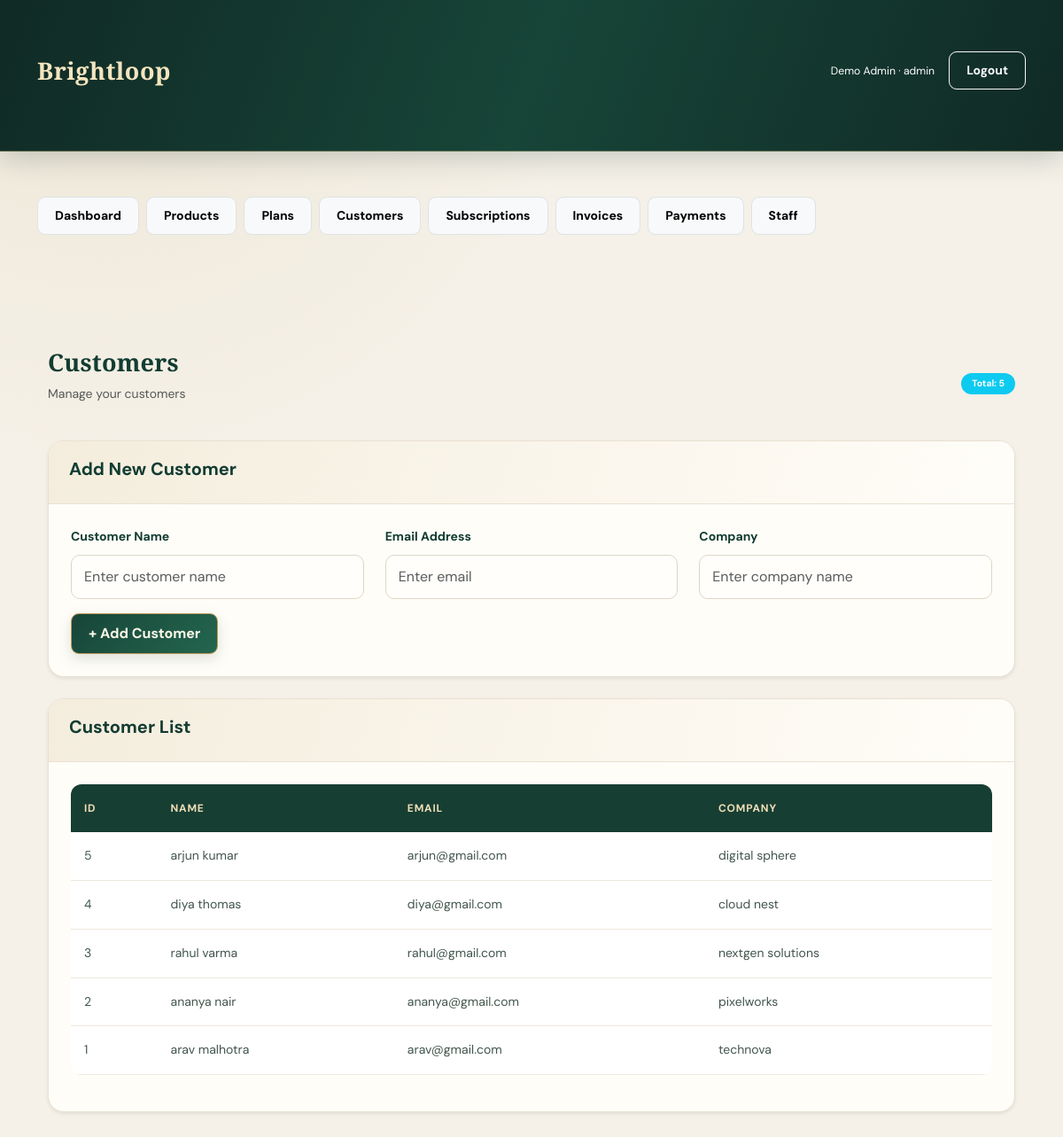
The app's page /customers (signed in) with its own data.
### backend/app.py (models this page shows)
class User(UserMixin, db.Model):
    id = db.Column(db.Integer, primary_key=True)
    name = db.Column(db.String(100), nullable=False)
    email = db.Column(db.String(150), unique=True, nullable=False)
    password = db.Column(db.String(255), nullable=False)
    role = db.Column(db.String(20), default="customer")

class Customer(db.Model):
    id = db.Column(db.Integer, primary_key=True)
    name = db.Column(db.String(120), nullable=False)
    email = db.Column(db.String(150), nullable=False)
    company = db.Column(db.String(120))

### backend/app.py (the view, shortened to what this page needs)
@app.route("/customers", methods=["GET", "POST"])
@roles_required("admin", "staff")
def customers():
    return render_template(
        "customers.html",
        customers=Customer.query.order_by(
            Customer.id.desc()
        ).all()
    )

### backend/app.py (called while the page is built)
@login_manager.user_loader
def load_user(user_id):
    return db.session.get(User, int(user_id))

def roles_required(*roles):
    def decorator(fn):
        @wraps(fn)
        @login_required
        def wrapped(*args, **kwargs):
            if current_user.role not in roles:
                abort(403)
            return fn(*args, **kwargs)
        return wrapped
    return decorator

### frontend/templates/customers.html
{% extends "base.html" %}
{% block content %}
<div class="container mt-4">
    <div class="d-flex justify-content-between align-items-center mb-4">
        <div>
            <h2>Customers</h2>
            <p class="text-muted">Manage your customers</p>
        </div>
        <span class="badge bg-info">
            Total: {{ customers|length }}
        </span>
    </div>
    <div class="card shadow-sm mb-4">
        <div class="card-header">
            <h5>Add New Customer</h5>
        </div>
        <div class="card-body">
            <form method="POST" action="{{ url_for('customers') }}">
                <div class="row">
                    <div class="col-md-4 mb-3">
                        <label class="form-label">Customer Name</label>
                        <input type="text"
                               name="name"
                               class="form-control"
                               placeholder="Enter customer name"
                               required>
                    </div>
                    <div class="col-md-4 mb-3">
                        <label class="form-label">Email Address</label>
                        <input type="email"
                               name="email"
                               class="form-control"
                               placeholder="Enter email"
                               required>
                    </div>
                    <div class="col-md-4 mb-3">
                        <label class="form-label">Company</label>
                        <input type="text"
                               name="company"
                               class="form-control"
                               placeholder="Enter company name">
                    </div>
                </div>
                <button type="submit" class="btn btn-primary">
                    + Add Customer
                </button>
            </form>
        </div>
    </div>
    <div class="card shadow-sm">
        <div class="card-header">
            <h5>Customer List</h5>
        </div>
        <div class="card-body">
            <div class="table-responsive">
                <table class="table table-hover">
                    <thead class="table-light">
                        <tr>
                            <th>ID</th>
                            <th>Name</th>
                            <th>Email</th>
                            <th>Company</th>
                        </tr>
                    </thead>
                    <tbody>
                        {% for customer in customers %}
                        <tr>
                            <td>{{ customer.id }}</td>
                            <td>{{ customer.name }}</td>
                            <td>{{ customer.email }}</td>
                            <td>{{ customer.company or '-' }}</td>
                        </tr>
                        {% else %}
                        <tr>
                            <td colspan="4" class="text-center text-muted">
                                No customers added yet.
                            </td>
                        </tr>
                        {% endfor %}
                    </tbody>
                </table>
            </div>
        </div>
    </div>
</div>
{% endblock %}

### frontend/templates/base.html (shortened to what this page needs)
<!doctype html>
<html lang="en">
<head>
    <link
        href="https://cdn.jsdelivr.net/npm/bootstrap@5.3.3/dist/css/bootstrap.min.css"
        rel="stylesheet"
    >
    <link
        href="{{ url_for('static', filename='style.css') }}"
        rel="stylesheet"
    >
</head>
<body>
    <nav class="navbar navbar-expand-lg navbar-dark">
        <div class="container">
            <a class="navbar-brand fw-bold"
               href="{{ url_for('dashboard') }}">
                Brightloop
            </a>
            <div class="d-flex gap-3 align-items-center">
                {% if current_user.is_authenticated %}
                    <span class="text-white small">
                        {{ current_user.name }} · {{ current_user.role }}
                    </span>
                    <a class="btn btn-sm btn-outline-light"
                       href="{{ url_for('logout') }}">
                        Logout
                    </a>
                {% endif %}
            </div>
        </div>
    </nav>
    {% if current_user.is_authenticated and current_user.role != 'customer' %}
    <div class="container mt-3">
        <div class="d-flex flex-wrap gap-2">
            {% for endpoint, label in [
                ('dashboard', 'Dashboard'),
                ('products', 'Products'),
                ('plans', 'Plans'),
                ('customers', 'Customers'),
                ('subscriptions', 'Subscriptions'),
                ('invoices', 'Invoices'),
                ('payments', 'Payments')
            ] %}
                <a class="btn btn-sm btn-light border"
                   href="{{ url_for(endpoint) }}">
                    {{ label }}
                </a>
            {% endfor %}
            {% if current_user.role == 'admin' %}
                <a class="btn btn-sm btn-light border"
                   href="{{ url_for('staff') }}">
                    Staff
                </a>
            {% endif %}
        </div>
    </div>
    {% endif %}
    <main class="container py-4">
        {% block content %}
        {% endblock %}
    </main>
</body>
</html>

### static/style.css (style rules this page uses)
:root { --bg: #f5f1e8; --surface: #fffdf8; --surface-soft: #f9f6ef; --emerald: #123c32; --emerald-light: #1e5949; --deep: #102a25; --gold: #bd9955; --gold-light: #e4cc98; --text: #263b34; --muted: #8a9188; --border: #e9e1d1; --success: #287c5d; --danger: #b94d4d; --shadow: 0 12px 35px rgba(42, 55, 42, 0.08); }
* { box-sizing: border-box; }
body { background: radial-gradient(circle at 10% 0%, #eee7d7 0, transparent 32%), var(--bg); color: var(--text); font-family: 'DM Sans', sans-serif; font-size: 14px; line-height: 1.7; }
.container { padding-top: 35px; padding-bottom: 45px; }
.navbar { background: linear-gradient( 110deg, #102a25, #174538, #102a25 ) !important; padding: 17px 30px; border-bottom: 1px solid rgba(228, 204, 152, 0.35); box-shadow: 0 8px 30px rgba(16, 42, 37, 0.2); }
.navbar-brand { color: #f4e5bf !important; font-family: 'Playfair Display', serif; font-size: 27px; font-weight: 700; letter-spacing: 0.5px; }
h1, h2, h3, h4, h5, h6 { color: var(--emerald); font-weight: 700; }
h1, h2 { font-family: 'Playfair Display', serif; letter-spacing: 0.2px; }
h2 { font-size: 27px; }
p { color: var(--muted); }
.card { background: var(--surface); border: 1px solid var(--border); border-radius: 18px; margin-bottom: 25px; box-shadow: var(--shadow); overflow: hidden; transition: 0.3s ease; }
.card-header { background: linear-gradient( 110deg, #f4eddd, #fffdf8 ); color: var(--emerald); border-bottom: 1px solid var(--border); padding: 19px 23px; font-weight: 700; }
.card-body { padding: 25px; }
.btn { border-radius: 9px; padding: 10px 19px; font-family: 'DM Sans', sans-serif; font-weight: 700; transition: all 0.25s ease; }
.btn-primary { background: linear-gradient( 135deg, #174538, #24664f ); border: 1px solid #bd9955; color: #fff8e8; box-shadow: 0 5px 15px rgba(18, 60, 50, 0.15); }
.form-label { color: var(--emerald); font-weight: 700; margin-bottom: 8px; }
.form-control, .form-select { background: #fffefa; border: 1px solid #ded6c6; border-radius: 10px; padding: 12px 14px; color: var(--text); }
.table { background: var(--surface); border-radius: 12px; overflow: hidden; vertical-align: middle; }
.table thead th { background: #173e33; color: #f0dfb8; border: none; padding: 17px 15px; font-size: 12px; text-transform: uppercase; letter-spacing: 0.8px; }
.table tbody td { color: #42564c; padding: 15px; border-color: #eee8dc; }
.badge { border-radius: 30px; padding: 7px 12px; font-weight: 700; }
a { color: #8d6e36; text-decoration: none; transition: 0.2s; }

### records on screen
User: name "Demo Admin", role "admin"
Customer: id "5", name "arjun kumar", email "arjun@gmail.com", company "digital sphere"
Customer: id "4", name "diya thomas", email "diya@gmail.com", company "cloud nest"
Customer: id "3", name "rahul varma", email "rahul@gmail.com", company "nextgen solutions"
Customer: id "2", name "ananya nair", email "ananya@gmail.com", company "pixelworks"
Customer: id "1", name "arav malhotra", email "arav@gmail.com", company "technova"

### other values on screen
{{ label }} "Dashboard" "Products" "Plans" "Customers" "Subscriptions" "Invoices" "Payments"
{{ customers|length }} "5"
